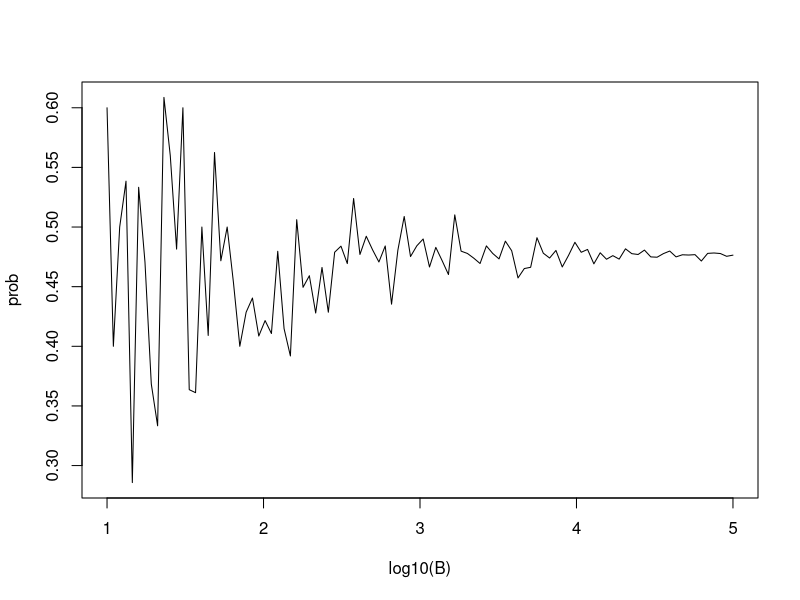

Generate this figure with R:
B <- 10^seq(1,5, len = 100) # defines vector of many B values
compute_prob <- function(B, n = 22){    # function to run Monte Carlo simulation with each B
  same_day <- replicate(B, {
    bdays <- sample(1:365, n, replace = TRUE)
    any(duplicated(bdays))
  })
  mean(same_day)
}

prob <- sapply(B, compute_prob) # apply compute_prob to many values of B
plot(log10(B), prob, type="l")
